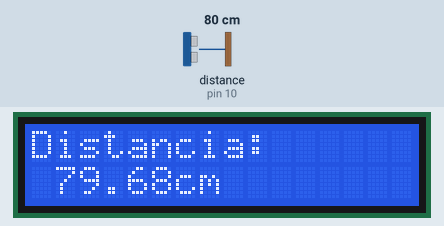
Simulated run of this sketch. Board: Arduino Uno, built with avr-gcc and run on an emulated ATmega328P. Shown: 16×2 character LCD. Wiring (inferred from the names in the program): ultrasonic range finder: trigger pin 9; echo pin 10. The test bench sets the inputs (shaded band); at power-on: distance to the obstacle (sensor on pin 10) 80 cm. The echo pulse lasts 58.3 µs per cm.

Above: at 1.2 s.
1.3 s: distance to the obstacle (sensor on pin 10) set to 9 cm
At 2.7 s:
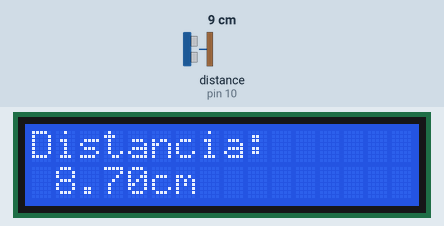
4.3 s: distance to the obstacle (sensor on pin 10) set to 2 cm
At 5.0 s:
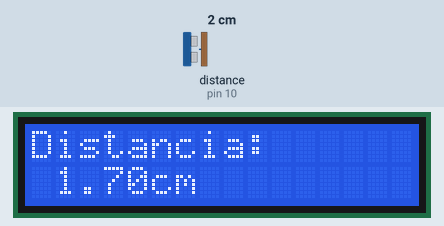
5.8 s: distance to the obstacle (sensor on pin 10) set to 299 cm
At 7.0 s:
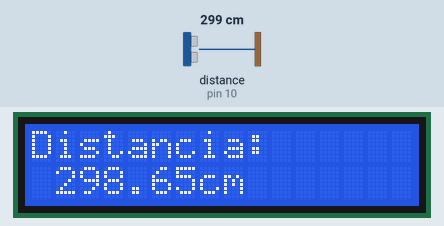
8.8 s: distance to the obstacle (sensor on pin 10) set to 18 cm
At 9.7 s:
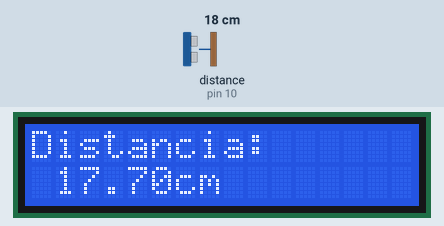
Timing chart, 0 to 11.8 s (numbered marks = the images above; inputs shaded):
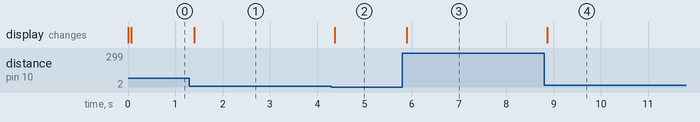

Measured:
- after the input at 1.3 s, the display: changes after 0.10 s (image 1)
- after the input at 4.3 s, the display: changes after 0.07 s (image 2)
- after the input at 5.8 s, the display: changes after 0.09 s (image 3)
- after the input at 8.8 s, the display: changes after 0.07 s (image 4)

The sketch:

atividade_5_emelyn_lcd_sensor1.ino
```cpp
#include <LiquidCrystal.h>

LiquidCrystal lcd(12,11,5,4,3,2);//respeitando a ordem
#define trigger 9
#define echo 10

float duration, distance;

void setup(){

  pinMode(trigger, OUTPUT);//pino de saida
  pinMode(echo, INPUT);//recebe o sinal de volta
  Serial.begin(9600);//comunicação serial pra ficar lendo

}

void loop()
{
  digitalWrite(trigger, LOW);
  delayMicroseconds(2);

  digitalWrite(trigger, HIGH);
  delayMicroseconds(10);
  digitalWrite(trigger, LOW);

  duration = pulseIn(echo, HIGH);
  distance = (duration*0.0343)/2;

  lcd.begin(16,2);
  lcd.setCursor(0,0);
  lcd.print("Distancia:");
  lcd.setCursor(1,1);
  lcd.print(distance) + lcd.print("cm");


}
```
